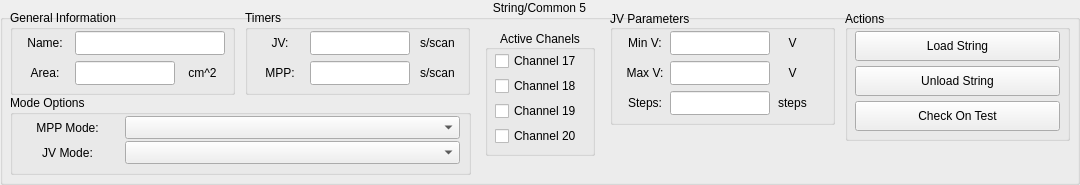
              <widget class="QGroupBox" name="String_5">
               <property name="minimumSize">
                <size>
                 <width>1080</width>
                 <height>185</height>
                </size>
               </property>
               <property name="title">
                <string>String/Common 5</string>
               </property>
               <property name="alignment">
                <set>Qt::AlignHCenter|Qt::AlignTop</set>
               </property>
               <property name="flat">
                <bool>true</bool>
               </property>
               <widget class="QGroupBox" name="GeneralInfo_5">
                <property name="geometry">
                 <rect>
                  <x>10</x>
                  <y>10</y>
                  <width>225</width>
                  <height>85</height>
                 </rect>
                </property>
                <property name="title">
                 <string>General Information</string>
                </property>
                <widget class="QLineEdit" name="NameInput_5">
                 <property name="geometry">
                  <rect>
                   <x>65</x>
                   <y>21</y>
                   <width>150</width>
                   <height>24</height>
                  </rect>
                 </property>
                 <property name="inputMask">
                  <string/>
                 </property>
                 <property name="text">
                  <string/>
                 </property>
                </widget>
                <widget class="QLabel" name="NameLabel_5">
                 <property name="geometry">
                  <rect>
                   <x>10</x>
                   <y>21</y>
                   <width>50</width>
                   <height>24</height>
                  </rect>
                 </property>
                 <property name="minimumSize">
                  <size>
                   <width>38</width>
                   <height>0</height>
                  </size>
                 </property>
                 <property name="maximumSize">
                  <size>
                   <width>16777215</width>
                   <height>16777215</height>
                  </size>
                 </property>
                 <property name="text">
                  <string>Name:</string>
                 </property>
                 <property name="alignment">
                  <set>Qt::AlignCenter</set>
                 </property>
                </widget>
                <widget class="QLabel" name="AreaLabel_5">
                 <property name="geometry">
                  <rect>
                   <x>10</x>
                   <y>51</y>
                   <width>50</width>
                   <height>24</height>
                  </rect>
                 </property>
                 <property name="text">
                  <string>Area:</string>
                 </property>
                 <property name="alignment">
                  <set>Qt::AlignCenter</set>
                 </property>
                </widget>
                <widget class="QLineEdit" name="AreaInput_5">
                 <property name="geometry">
                  <rect>
                   <x>65</x>
                   <y>51</y>
                   <width>100</width>
                   <height>24</height>
                  </rect>
                 </property>
                 <property name="inputMask">
                  <string/>
                 </property>
                 <property name="text">
                  <string/>
                 </property>
                </widget>
                <widget class="QLabel" name="AreaUnits_5">
                 <property name="geometry">
                  <rect>
                   <x>170</x>
                   <y>51</y>
                   <width>45</width>
                   <height>24</height>
                  </rect>
                 </property>
                 <property name="text">
                  <string>cm^2</string>
                 </property>
                 <property name="alignment">
                  <set>Qt::AlignCenter</set>
                 </property>
                </widget>
               </widget>
               <widget class="QGroupBox" name="JVBox_5">
                <property name="geometry">
                 <rect>
                  <x>610</x>
                  <y>10</y>
                  <width>225</width>
                  <height>115</height>
                 </rect>
                </property>
                <property name="title">
                 <string>JV Parameters</string>
                </property>
                <property name="alignment">
                 <set>Qt::AlignLeading|Qt::AlignLeft|Qt::AlignVCenter</set>
                </property>
                <widget class="QLabel" name="VmaxLabel_5">
                 <property name="geometry">
                  <rect>
                   <x>10</x>
                   <y>51</y>
                   <width>50</width>
                   <height>24</height>
                  </rect>
                 </property>
                 <property name="text">
                  <string>Max V:</string>
                 </property>
                 <property name="alignment">
                  <set>Qt::AlignCenter</set>
                 </property>
                </widget>
                <widget class="QLineEdit" name="VmaxInput_5">
                 <property name="geometry">
                  <rect>
                   <x>60</x>
                   <y>51</y>
                   <width>100</width>
                   <height>24</height>
                  </rect>
                 </property>
                 <property name="inputMask">
                  <string/>
                 </property>
                 <property name="text">
                  <string/>
                 </property>
                </widget>
                <widget class="QLabel" name="VmaxUnits_5">
                 <property name="geometry">
                  <rect>
                   <x>165</x>
                   <y>51</y>
                   <width>35</width>
                   <height>24</height>
                  </rect>
                 </property>
                 <property name="text">
                  <string>V</string>
                 </property>
                 <property name="alignment">
                  <set>Qt::AlignCenter</set>
                 </property>
                </widget>
                <widget class="QLineEdit" name="VstepsInput_5">
                 <property name="geometry">
                  <rect>
                   <x>60</x>
                   <y>81</y>
                   <width>100</width>
                   <height>24</height>
                  </rect>
                 </property>
                 <property name="inputMask">
                  <string/>
                 </property>
                 <property name="text">
                  <string/>
                 </property>
                </widget>
                <widget class="QLabel" name="Vstepsabel_5">
                 <property name="geometry">
                  <rect>
                   <x>10</x>
                   <y>81</y>
                   <width>50</width>
                   <height>24</height>
                  </rect>
                 </property>
                 <property name="text">
                  <string>Steps:</string>
                 </property>
                 <property name="alignment">
                  <set>Qt::AlignCenter</set>
                 </property>
                </widget>
                <widget class="QLabel" name="VstepsUnits_5">
                 <property name="enabled">
                  <bool>true</bool>
                 </property>
                 <property name="geometry">
                  <rect>
                   <x>165</x>
                   <y>81</y>
                   <width>35</width>
                   <height>24</height>
                  </rect>
                 </property>
                 <property name="text">
                  <string>steps</string>
                 </property>
                 <property name="alignment">
                  <set>Qt::AlignCenter</set>
                 </property>
                </widget>
                <widget class="QLabel" name="VminLabel_5">
                 <property name="geometry">
                  <rect>
                   <x>10</x>
                   <y>21</y>
                   <width>50</width>
                   <height>24</height>
                  </rect>
                 </property>
                 <property name="text">
                  <string>Min V:</string>
                 </property>
                 <property name="alignment">
                  <set>Qt::AlignCenter</set>
                 </property>
                </widget>
                <widget class="QLineEdit" name="VminInput_5">
                 <property name="geometry">
                  <rect>
                   <x>60</x>
                   <y>21</y>
                   <width>100</width>
                   <height>24</height>
                  </rect>
                 </property>
                 <property name="inputMask">
                  <string/>
                 </property>
                 <property name="text">
                  <string/>
                 </property>
                </widget>
                <widget class="QLabel" name="VminUnits_5">
                 <property name="geometry">
                  <rect>
                   <x>165</x>
                   <y>21</y>
                   <width>35</width>
                   <height>24</height>
                  </rect>
                 </property>
                 <property name="text">
                  <string>V</string>
                 </property>
                 <property name="alignment">
                  <set>Qt::AlignCenter</set>
                 </property>
                </widget>
               </widget>
               <widget class="QGroupBox" name="TimerBox_5">
                <property name="geometry">
                 <rect>
                  <x>245</x>
                  <y>10</y>
                  <width>225</width>
                  <height>85</height>
                 </rect>
                </property>
                <property name="title">
                 <string>Timers</string>
                </property>
                <widget class="QLabel" name="MPPFrequencyLabel_5">
                 <property name="geometry">
                  <rect>
                   <x>10</x>
                   <y>51</y>
                   <width>50</width>
                   <height>24</height>
                  </rect>
                 </property>
                 <property name="text">
                  <string>MPP:</string>
                 </property>
                 <property name="alignment">
                  <set>Qt::AlignCenter</set>
                 </property>
                </widget>
                <widget class="QLineEdit" name="MPPFrequencyInput_5">
                 <property name="geometry">
                  <rect>
                   <x>65</x>
                   <y>51</y>
                   <width>100</width>
                   <height>24</height>
                  </rect>
                 </property>
                 <property name="inputMask">
                  <string/>
                 </property>
                 <property name="text">
                  <string/>
                 </property>
                </widget>
                <widget class="QLabel" name="MPPFrequencyUnits_5">
                 <property name="geometry">
                  <rect>
                   <x>170</x>
                   <y>51</y>
                   <width>45</width>
                   <height>24</height>
                  </rect>
                 </property>
                 <property name="text">
                  <string>s/scan</string>
                 </property>
                 <property name="alignment">
                  <set>Qt::AlignCenter</set>
                 </property>
                </widget>
                <widget class="QLabel" name="JVFrequencyLabel_5">
                 <property name="geometry">
                  <rect>
                   <x>10</x>
                   <y>21</y>
                   <width>50</width>
                   <height>24</height>
                  </rect>
                 </property>
                 <property name="text">
                  <string>JV:</string>
                 </property>
                 <property name="alignment">
                  <set>Qt::AlignCenter</set>
                 </property>
                </widget>
                <widget class="QLineEdit" name="JVFrequencyInput_5">
                 <property name="geometry">
                  <rect>
                   <x>65</x>
                   <y>21</y>
                   <width>100</width>
                   <height>24</height>
                  </rect>
                 </property>
                 <property name="inputMask">
                  <string/>
                 </property>
                 <property name="text">
                  <string/>
                 </property>
                </widget>
                <widget class="QLabel" name="JVFrequencyUnits_5">
                 <property name="geometry">
                  <rect>
                   <x>170</x>
                   <y>21</y>
                   <width>45</width>
                   <height>24</height>
                  </rect>
                 </property>
                 <property name="text">
                  <string>s/scan</string>
                 </property>
                 <property name="alignment">
                  <set>Qt::AlignCenter</set>
                 </property>
                </widget>
               </widget>
               <widget class="QGroupBox" name="ActionBox_5">
                <property name="geometry">
                 <rect>
                  <x>845</x>
                  <y>10</y>
                  <width>225</width>
                  <height>131</height>
                 </rect>
                </property>
                <property name="title">
                 <string>Actions</string>
                </property>
                <property name="alignment">
                 <set>Qt::AlignLeading|Qt::AlignLeft|Qt::AlignVCenter</set>
                </property>
                <widget class="QPushButton" name="LoadButton_5">
                 <property name="geometry">
                  <rect>
                   <x>10</x>
                   <y>21</y>
                   <width>205</width>
                   <height>30</height>
                  </rect>
                 </property>
                 <property name="text">
                  <string>Load String</string>
                 </property>
                 <property name="autoDefault">
                  <bool>false</bool>
                 </property>
                </widget>
                <widget class="QPushButton" name="UnLoadButton_5">
                 <property name="geometry">
                  <rect>
                   <x>10</x>
                   <y>56</y>
                   <width>205</width>
                   <height>30</height>
                  </rect>
                 </property>
                 <property name="text">
                  <string>Unload String</string>
                 </property>
                </widget>
                <widget class="QPushButton" name="CheckTestButton_5">
                 <property name="geometry">
                  <rect>
                   <x>10</x>
                   <y>91</y>
                   <width>205</width>
                   <height>30</height>
                  </rect>
                 </property>
                 <property name="text">
                  <string>Check On Test</string>
                 </property>
                </widget>
               </widget>
               <widget class="QGroupBox" name="ChannelBox_5">
                <property name="geometry">
                 <rect>
                  <x>485</x>
                  <y>30</y>
                  <width>110</width>
                  <height>126</height>
                 </rect>
                </property>
                <property name="title">
                 <string>Active Chanels</string>
                </property>
                <property name="alignment">
                 <set>Qt::AlignCenter</set>
                </property>
                <widget class="QCheckBox" name="checkBox_17">
                 <property name="geometry">
                  <rect>
                   <x>10</x>
                   <y>21</y>
                   <width>90</width>
                   <height>20</height>
                  </rect>
                 </property>
                 <property name="text">
                  <string>Channel 17</string>
                 </property>
                </widget>
                <widget class="QCheckBox" name="checkBox_18">
                 <property name="geometry">
                  <rect>
                   <x>10</x>
                   <y>46</y>
                   <width>90</width>
                   <height>20</height>
                  </rect>
                 </property>
                 <property name="text">
                  <string>Channel 18</string>
                 </property>
                </widget>
                <widget class="QCheckBox" name="checkBox_19">
                 <property name="geometry">
                  <rect>
                   <x>10</x>
                   <y>71</y>
                   <width>90</width>
                   <height>20</height>
                  </rect>
                 </property>
                 <property name="text">
                  <string>Channel 19</string>
                 </property>
                </widget>
                <widget class="QCheckBox" name="checkBox_20">
                 <property name="geometry">
                  <rect>
                   <x>10</x>
                   <y>96</y>
                   <width>90</width>
                   <height>20</height>
                  </rect>
                 </property>
                 <property name="text">
                  <string>Channel 20</string>
                 </property>
                </widget>
               </widget>
               <widget class="QGroupBox" name="ModeBox_5">
                <property name="geometry">
                 <rect>
                  <x>10</x>
                  <y>95</y>
                  <width>461</width>
                  <height>80</height>
                 </rect>
                </property>
                <property name="title">
                 <string>Mode Options</string>
                </property>
                <widget class="QComboBox" name="MPPModeBox_5">
                 <property name="geometry">
                  <rect>
                   <x>115</x>
                   <y>21</y>
                   <width>335</width>
                   <height>23</height>
                  </rect>
                 </property>
                 <property name="currentText">
                  <string/>
                 </property>
                </widget>
                <widget class="QComboBox" name="JVModeBox_5">
                 <property name="geometry">
                  <rect>
                   <x>115</x>
                   <y>46</y>
                   <width>335</width>
                   <height>23</height>
                  </rect>
                 </property>
                </widget>
                <widget class="QLabel" name="MPPModeLabel_5">
                 <property name="geometry">
                  <rect>
                   <x>10</x>
                   <y>20</y>
                   <width>95</width>
                   <height>25</height>
                  </rect>
                 </property>
                 <property name="minimumSize">
                  <size>
                   <width>38</width>
                   <height>0</height>
                  </size>
                 </property>
                 <property name="maximumSize">
                  <size>
                   <width>16777215</width>
                   <height>16777215</height>
                  </size>
                 </property>
                 <property name="text">
                  <string>MPP Mode:</string>
                 </property>
                 <property name="alignment">
                  <set>Qt::AlignCenter</set>
                 </property>
                </widget>
                <widget class="QLabel" name="JVModeLabel_5">
                 <property name="geometry">
                  <rect>
                   <x>10</x>
                   <y>45</y>
                   <width>95</width>
                   <height>25</height>
                  </rect>
                 </property>
                 <property name="minimumSize">
                  <size>
                   <width>38</width>
                   <height>0</height>
                  </size>
                 </property>
                 <property name="maximumSize">
                  <size>
                   <width>16777215</width>
                   <height>16777215</height>
                  </size>
                 </property>
                 <property name="text">
                  <string>JV Mode:</string>
                 </property>
                 <property name="alignment">
                  <set>Qt::AlignCenter</set>
                 </property>
                </widget>
               </widget>
              </widget>
